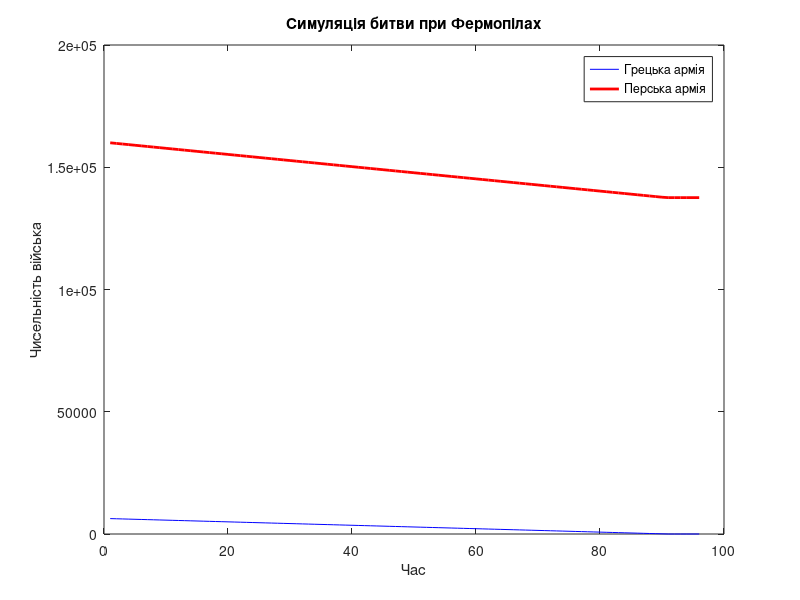

This chart was generated by the following MATLAB code:
% Початкові сили
Greeks = 6300; % Сили Греків
Persians = 160000; % Сили Персів

% Ефективність
a = 2.5; % Ефективність Греків
b = 0.7; % Ефективність Персів

% Максимальна кількість військових, що можуть одночасно брати участь у битві
max_battle = 100;

% Кроки часу
T = 96;

% Ініціалізація масивів для зберігання сил протягом часу
Greek_strength = zeros(1, T);
Persian_strength = zeros(1, T);

% Початкові сили
Greek_strength(1) = Greeks;
Persian_strength(1) = Persians;

% Симуляція битви
for t = 2:T
    % Визначаємо кількість військових, що беруть участь у битві
    Greek_battle = min(Greek_strength(t-1), max_battle);
    Persian_battle = min(Persian_strength(t-1), max_battle);
    
    % Оновлюємо сили на основі кількості військових, що брали участь у битві
    Greek_strength(t) = Greek_strength(t-1) - b * Persian_battle;
    Persian_strength(t) = Persian_strength(t-1) - a * Greek_battle;
    
    % Якщо сила однієї із сторін опускається нижче нуля, встановлюємо її в нуль
    if Greek_strength(t) < 0
        Greek_strength(t) = 0;
    end
    if Persian_strength(t) < 0
        Persian_strength(t) = 0;
    end
end

% Виведення початкового та останнього значення сил
fprintf('Початкове значення Греків: %d\n', Greek_strength(1));
fprintf('Останнє значення Греків: %d\n', Greek_strength(T));
fprintf('Початкове значення Персів: %d\n', Persian_strength(1));
fprintf('Останнє значення Персів: %d\n', Persian_strength(T));

% Побудова результатів
figure;
plot(1:T, Greek_strength, 'b', 1:T, Persian_strength, 'r','LineWidth',2);
xlabel('Час');
ylabel('Чисельність війська');
legend('Грецька армія', 'Перська армія');
title('Симуляція битви при Фермопілах');
